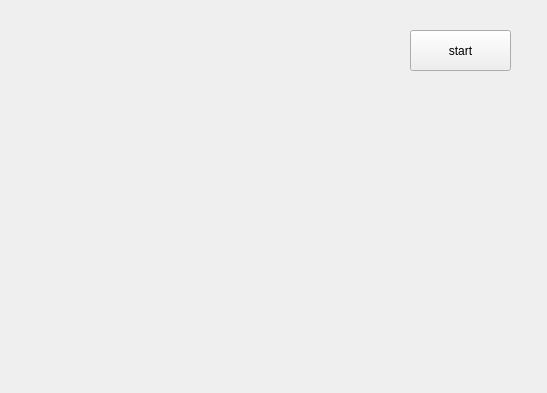
<?xml version="1.0" encoding="UTF-8"?>
<ui version="4.0">
 <class>MainWindow</class>
 <widget class="QMainWindow" name="MainWindow">
  <property name="geometry">
   <rect>
    <x>0</x>
    <y>0</y>
    <width>547</width>
    <height>393</height>
   </rect>
  </property>
  <property name="windowTitle">
   <string>MainWindow</string>
  </property>
  <widget class="QWidget" name="format">
   <widget class="OpenGLWidget" name="openGL" native="true">
    <property name="geometry">
     <rect>
      <x>10</x>
      <y>10</y>
      <width>361</width>
      <height>371</height>
     </rect>
    </property>
    <property name="autoFillBackground">
     <bool>false</bool>
    </property>
   </widget>
   <widget class="QPushButton" name="start">
    <property name="geometry">
     <rect>
      <x>410</x>
      <y>30</y>
      <width>101</width>
      <height>41</height>
     </rect>
    </property>
    <property name="text">
     <string>start</string>
    </property>
   </widget>
  </widget>
 </widget>
 <layoutdefault spacing="6" margin="11"/>
 <customwidgets>
  <customwidget>
   <class>OpenGLWidget</class>
   <extends>QWidget</extends>
   <header>opengl/openglwidget.h</header>
   <container>1</container>
  </customwidget>
 </customwidgets>
 <resources/>
 <connections/>
</ui>
